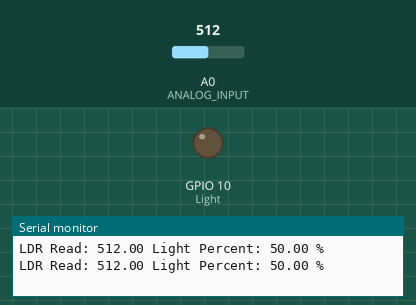
Bench run of a sketch on a simulated ESP8266 (NodeMCU). Parts: output pins drawn as LEDs (lit = HIGH), the last lines printed to the serial monitor. The test bench sets the inputs (shaded band); at power-on: A0 (ANALOG_INPUT) = 512. Pins used as bus, display or sensor lines are not drawn.

Above: at 1.8 s.
1.9 s: A0 (ANALOG_INPUT) set to 526
At 2.6 s:
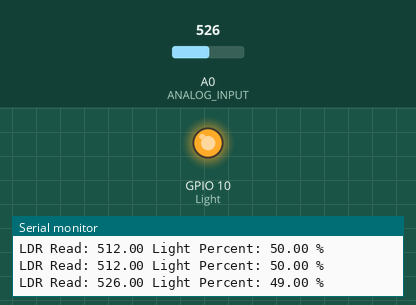
3.5 s: A0 (ANALOG_INPUT) set to 511
At 5.2 s:
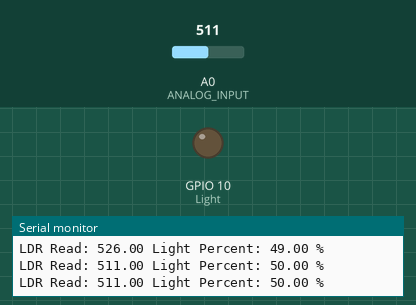
5.5 s: A0 (ANALOG_INPUT) set to 716
At 6.9 s:
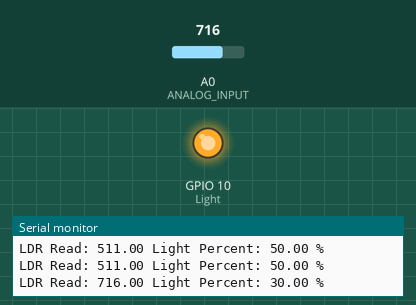
Timing chart, 0 to 8.5 s (numbered marks = the images above; inputs shaded):
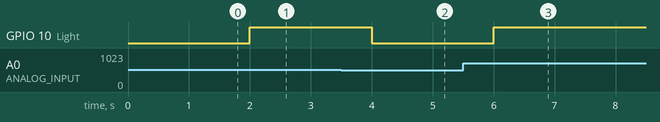

The sketch:

POWAR-MUX_LDR_LIGHT.ino
```cpp
#define MUX_A D5
#define MUX_B D4
#define MUX_C D3

#define ANALOG_INPUT A0

#define Light 10

float LDRval;
float LDR;
float sunny = 0; // calibrate sensor value WHEN LIGHT
float dark = 1024; // calibrate sensor value WHEN DARK
float treshold = 50; // define treshold to turn lights ON or OFF

void setup() {

  Serial.begin(9600);

  pinMode(Light, OUTPUT);
  digitalWrite(Light,LOW);

  //Deifne output pins for Mux
  pinMode(MUX_A, OUTPUT);
  pinMode(MUX_B, OUTPUT);
  pinMode(MUX_C, OUTPUT);
}

void changeMux(int c, int b, int a) {
  digitalWrite(MUX_A, a);
  digitalWrite(MUX_B, b);
  digitalWrite(MUX_C, c);
}


void loop() {

  // LDR READ - MuxPin2
  changeMux(LOW, HIGH, LOW);
  LDR = analogRead(ANALOG_INPUT); //Value of the sensor connected Option 2 pin of Mux
  LDRval = map(LDR,0,1024,100,0);

  Serial.print("LDR Read: ");
  Serial.print(LDR);
  Serial.print(" Light Percent: ");
  Serial.print(LDRval);
  Serial.println(" %");

  if (LDRval < treshold) {
    digitalWrite(Light,HIGH);

  } else {
    digitalWrite(Light,LOW);

  }

  delay(1000);

}
```

Measured:
- the behaviour switches between 517 and 518 on A0 (ANALOG_INPUT) (found by bisection; images 0 and 1)
- after the input at 1.9 s, GPIO 10 (Light): LOW → HIGH after 0.10 s
- after the input at 3.5 s, GPIO 10 (Light): HIGH → LOW after 0.50 s
- after the input at 5.5 s, GPIO 10 (Light): LOW → HIGH after 0.50 s
